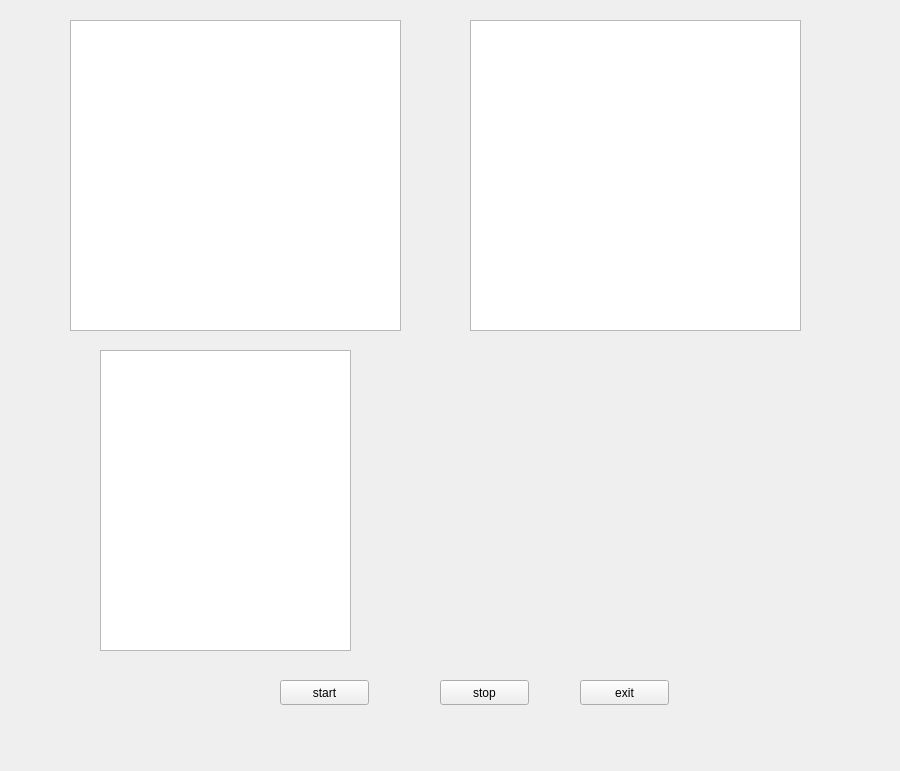
<?xml version="1.0" encoding="UTF-8"?>
<ui version="4.0">
 <class>mainWidget</class>
 <widget class="QWidget" name="mainWidget">
  <property name="geometry">
   <rect>
    <x>0</x>
    <y>0</y>
    <width>900</width>
    <height>771</height>
   </rect>
  </property>
  <property name="windowTitle">
   <string>mainWidget</string>
  </property>
  <widget class="QGraphicsView" name="graphicsView">
   <property name="geometry">
    <rect>
     <x>70</x>
     <y>20</y>
     <width>331</width>
     <height>311</height>
    </rect>
   </property>
  </widget>
  <widget class="QPushButton" name="start_pb">
   <property name="geometry">
    <rect>
     <x>280</x>
     <y>680</y>
     <width>89</width>
     <height>25</height>
    </rect>
   </property>
   <property name="text">
    <string>start</string>
   </property>
  </widget>
  <widget class="QPushButton" name="stop_pb">
   <property name="geometry">
    <rect>
     <x>440</x>
     <y>680</y>
     <width>89</width>
     <height>25</height>
    </rect>
   </property>
   <property name="text">
    <string>stop</string>
   </property>
  </widget>
  <widget class="QPushButton" name="exit_pb">
   <property name="geometry">
    <rect>
     <x>580</x>
     <y>680</y>
     <width>89</width>
     <height>25</height>
    </rect>
   </property>
   <property name="text">
    <string>exit</string>
   </property>
  </widget>
  <widget class="QTextEdit" name="textEdit">
   <property name="geometry">
    <rect>
     <x>100</x>
     <y>350</y>
     <width>251</width>
     <height>301</height>
    </rect>
   </property>
  </widget>
  <widget class="QGraphicsView" name="graphicsView_2">
   <property name="geometry">
    <rect>
     <x>470</x>
     <y>20</y>
     <width>331</width>
     <height>311</height>
    </rect>
   </property>
  </widget>
 </widget>
 <resources/>
 <connections/>
</ui>
